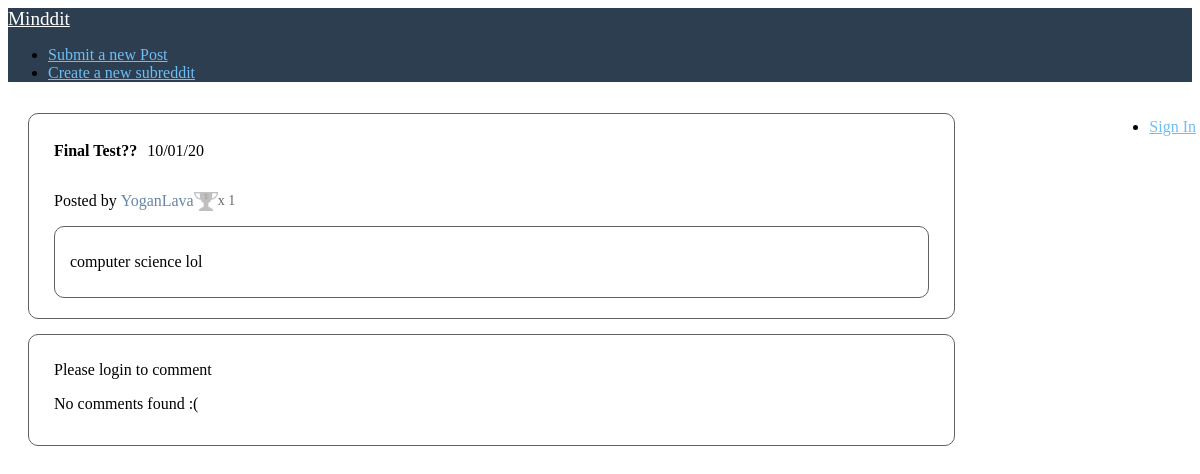
The page /post.php?postID=5 on the database its author committed.
### tables this page shows
CREATE TABLE posts (
  id int(11) NOT NULL,
  title varchar(255) DEFAULT NULL,
  user_id int(11) NOT NULL,
  is_image tinyint(1) DEFAULT NULL,
  body text,
  created_at int(30) DEFAULT NULL,
  updated_at int(30) DEFAULT NULL,
  subreddit_name varchar(20) NOT NULL
);

CREATE TABLE users (
  id int(11) NOT NULL,
  username varchar(255) NOT NULL,
  password varchar(255) NOT NULL,
  created_at int(30) NOT NULL DEFAULT '0'
);

### post.php (the view, shortened to what this page needs)
<?php
$mysqli = openConnection();
?>
<!DOCTYPE html>
<html lang="en">
<head>
    <link rel="stylesheet" href="https://unpkg.com/purecss@1.0.1/build/pure-min.css"
 />
    <link rel="stylesheet" href="css/css.css" />
</head>
<body>
    <div class="home-menu pure-menu pure-menu-horizontal">
        <a href="index.php" class="pure-menu-heading pure-menu-link">Minddit</a>
        <ul class="pure-menu-list">
            <li class="pure-menu-item">
                <a href="submit.php" class="pure-menu-link">Submit a new Post</a>
            </li>
            <li class="pure-menu-item">
                <a href="createsubreddit.php" class="pure-menu-link">Create a new subreddit</a>
            </li>
        </ul>
        <ul class="pure-menu-list align-right">
            <?php if(!isset($_SESSION['username'])){echo "<li class='pure-menu-item'>
        <a href='register.php' class='pure-menu-link'>Sign In</a>
      </li>";
      } else { echo "<li class='pure-menu-item pure-menu-has-children pure-menu-allow-hover'>
        <a href='#' id='menuLink1' class='pure-menu-link'>".$_SESSION['username']."</a>
        <ul class='pure-menu-children'>
            <li class='pure-menu-item'><a href='profile.php?name=".$_SESSION['username']."' class='pure-menu-link'>Profile</a></li>
            <li class='pure-menu-item'><a href='details.php' class='pure-menu-link'>Details</a></li>
            <li class='pure-menu-item'><a href='/logic/logout.php' class='pure-menu-link'>Log Out</a></li>
        </ul>
    </li>";
      }?>
        </ul>
    </div>
    <div class="posts">
        <?php
            $sql = "SELECT * FROM posts WHERE id = ".$_GET['postID'];
            $result = $mysqli->query($sql);
            $post = $result->fetch_assoc();
            echo"  <div class='post-header'>
                    <div><a class='post-link'>".$post['title']."</a><p style='padding-left: 10px;display: inline-block;'>".date("d/m/y",$post['created_at'])."</p><p style='padding-left: 10px;display: inline-block;'>".(($post['created_at'] != $post['updated_at'])?"(edited)":"")."</div>
                    <div class='details'>";
            $user = ($mysqli->query("select * from users where id='".$post['user_id']."'"))->fetch_assoc();
            echo "<p class='post-details'>Posted by <a href='profile.php?name=".$user['username']."' class='normal-link'>".$user['username']."</a>";
            $awardCount = "select coalesce(count(distinct a.id),0) as gold, coalesce(count(distinct a2.id),0) as silver
                from post_awards pa
                left join awards a on a.id = pa.award_id and a.award = 'gold'
                left join awards a2 on a2.id = pa.award_id and a2.award= 'silver'
                where pa.post_id = ".$post['id'];
                $awardCount = ($mysqli->query($awardCount))->fetch_assoc();
                if($awardCount['silver']) echo "<div class='silver' tooltip='Silver'></div><p class='award-text'>x ".$awardCount['silver']."</p>";
            echo "</div>";
            echo "<div class='post-content'>";
                    echo ($post['is_image'])?"<image class='preview-image' src='".$post['body']."'> </div>
                    </div>":"<p id='post".$post['id']."'>".$post['body']."</p>
                    </div>
                </div>";
                ?>
        <div class="comments">
            <?php
          if(!isset($_SESSION['username'])){
            echo "<p>Please login to comment</p>";
          }
            ?>
            <?php
          $sql = "WITH recursive temp (id, parent_id, user_id, post_id, body, created_at, updated_at, path, depth) as (
            select id, parent_id, user_id, post_id, body, created_at, updated_at, cast(id as char(20)) as path, 1 as depth
            from
                comments
            where
                post_id = ".$_GET['postID']." and parent_id is null
            union all
            select
                c.id,
                c.parent_id,
                c.user_id,
                c.post_id,
                c.body,
                c.created_at,
                c.updated_at,
                concat(temp.path,',', c.id) as path,
                temp.depth + 1 as depth
            from
                comments c
                join temp on c.parent_id = temp.id
        )
        SELECT
            *
        from
            temp
        order by
            path;";
          $result = $mysqli->query($sql);
          $comments = array();
          if(mysqli_num_rows($result) == 0){
            echo "<p>No comments found :(</p>";
          }else{
            while($comment = $result->fetch_assoc()){
              $comments[] = $comment;
            }
            echo format($comments, $mysqli);
          }
            ?>
        </div>
    </div>
</body>
</html>

### css/css.css (style rules this page uses)
.home-menu .pure-menu-heading { color: white; font-weight: 400; font-size: 120%; }
.home-menu a { color: #6fbef3; }
.home-menu { background: #2d3e50; }
.align-right { position: absolute; right: 0px; padding: 4px; }
.posts { display: inline-flex; flex-direction: column; flex-wrap: wrap; justify-content: center; align-items: center; align-content: center; }
.posts .post-link { display: inline-block; text-decoration: solid; font-weight: bold; color: #000000; }
.details { position: relative; align-items: center; display: flex; }
.normal-link { color: #6785a6; text-decoration: solid; position: relative; display: inline-block; cursor: pointer; }
.post-content { padding: 10px 15px; border: solid 1.2px #616161; margin-right: 25px; border-radius: 10px; margin-bottom: 20px; }
.post-header, .comments { padding-top: 10px; padding-left: 25px; margin-top: 15px; margin-left: 20px; border: solid 1.2px #616161; width: 75vw; min-height: 100px; max-width: 100%; border-radius: 10px; }
.silver { position: relative; background-image: url("/res/silver.png"); background-size: 24px 19px; height: 19px; width: 24px; }
[tooltip]:before { content: attr(tooltip); position: absolute; opacity: 0; left: -15px; transition: all 0.15s ease; padding: 10px; color: #bdbdbd; border-radius: 10px; }
[tooltip]:not([tooltip-persistent]):before { pointer-events: none; }
.award-text { opacity: 0.6; font-size: 14px; }

### rows shown on the page
posts: title "Final Test??", created_at "10/01/20", body "computer science lol"
users: username "YoganLava"

### other values the page prints
$awardCount['silver'] "1"
